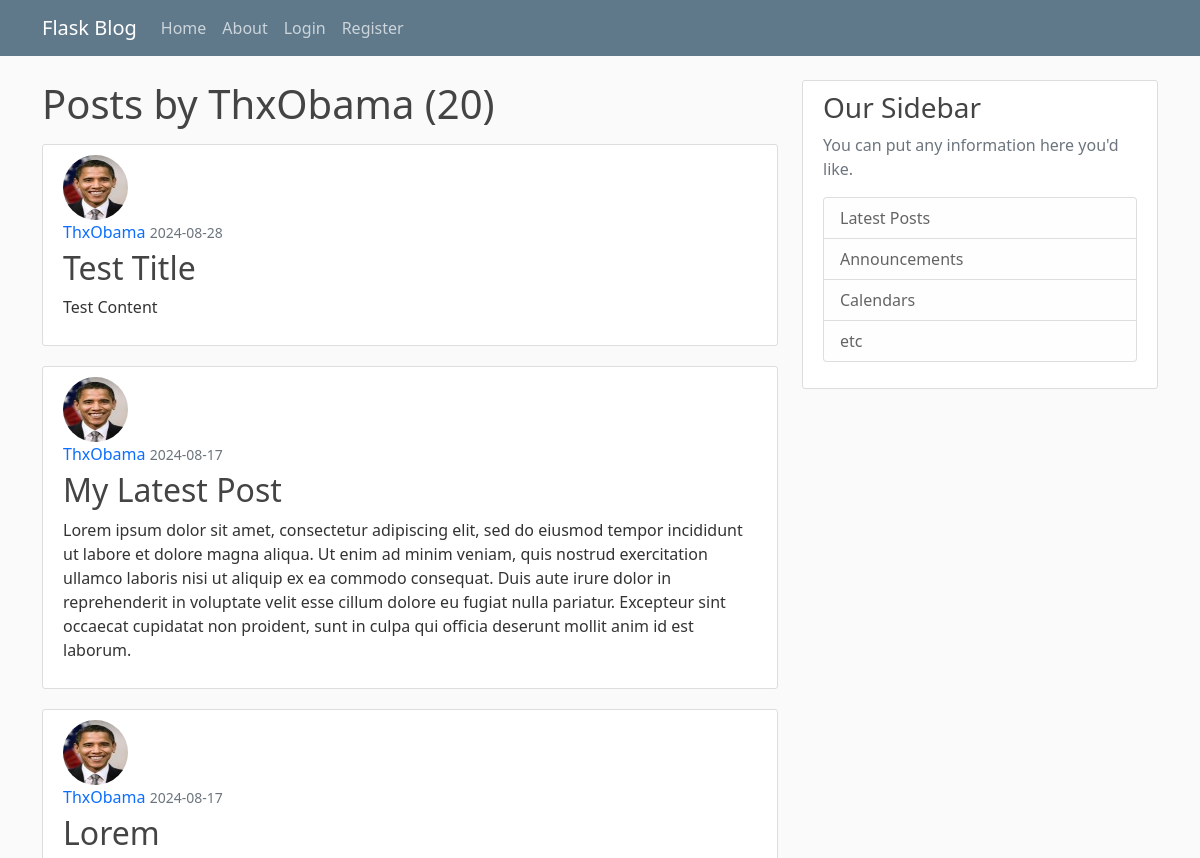
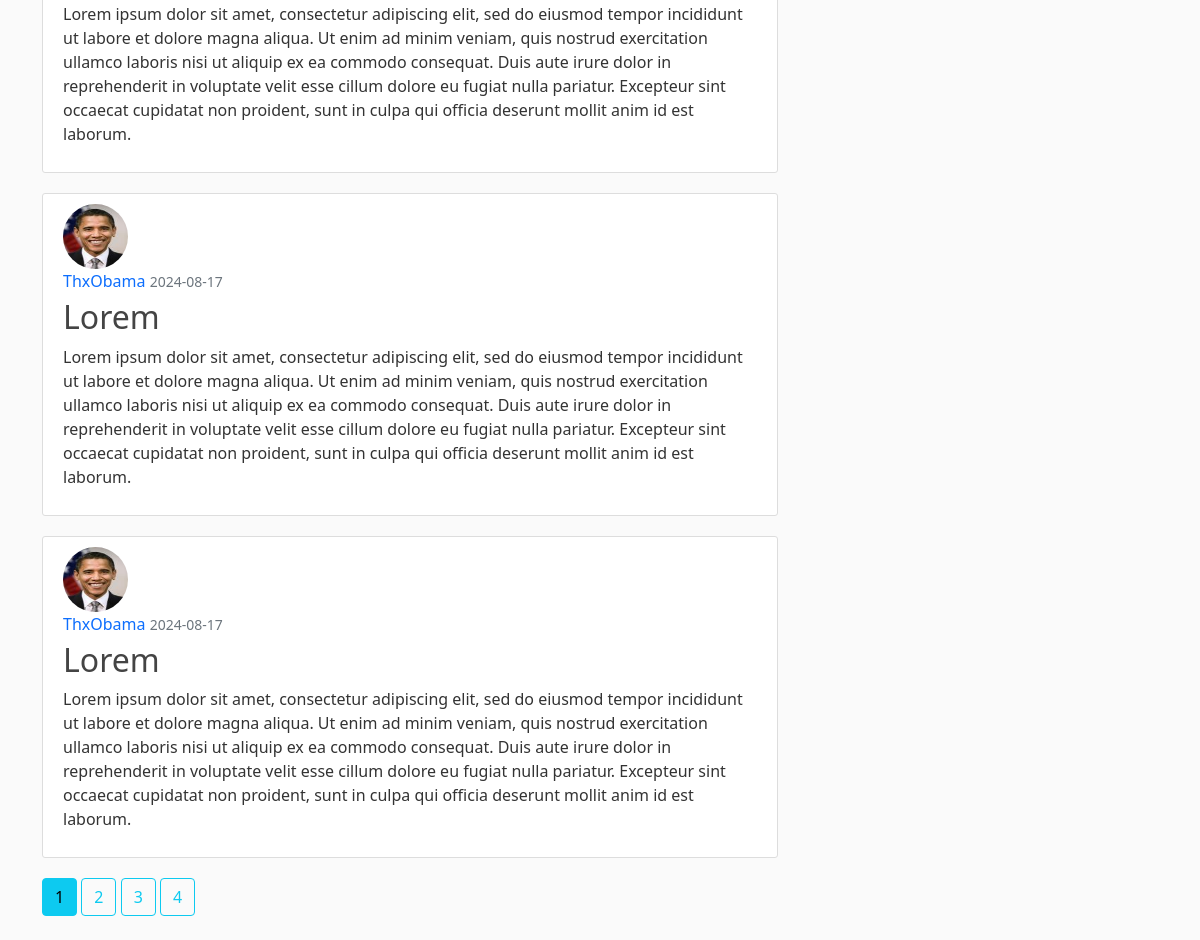
The app's page /user/ThxObama with its own data (2 pictures, top to bottom).
### flaskblog/models.py (models this page shows, shortened)
class User(db.Model, UserMixin):
    id = db.Column(db.Integer, primary_key=True)
    username = db.Column(db.String(20),unique=True, nullable=False)
    email = db.Column(db.String(120),unique=True, nullable=False)
    image_file = db.Column(db.String(20), nullable=False, default='default.jpg')
    password = db.Column(db.String(60), nullable=False)
    posts = db.relationship('Post', backref='author', lazy=True)

class Post(db.Model):
    id = db.Column(db.Integer, primary_key=True)
    title = db.Column(db.String(100), nullable=False)
    date_posted = db.Column(db.DateTime, nullable=True, default=datetime.utcnow)
    content = db.Column(db.Text, nullable=False)
    user_id = db.Column(db.Integer, db.ForeignKey('user.id'), nullable=False)

### flaskblog/users/routes.py (the view)
@users.route("/user/<string:username>")
def user_posts(username):
    page = request.args.get('page', 1, type=int)
    user = User.query.filter_by(username=username).first_or_404()
    posts = Post.query.filter_by(author=user)\
        .order_by(Post.date_posted.desc())\
        .paginate(page=page, per_page=5)
    return render_template('user_posts.html', posts=posts, user=user)

### flaskblog/templates/user_posts.html
{% extends "layout.html" %}
{% block content %}
    <h1 class="mb-3"> Posts by {{ user.username }} ({{posts.total}}) </h1>
    {% for post in posts.items %}
            <article class="media content-section">
                <img class="rounded-circle article-img" src="{{ url_for('static', filename='profile_pics/' + post.author.image_file) }}">
              <div class="media-body">
                <div class="article-metadata">
                  <a class="mr-2" href="{{ url_for('users.user_posts', username=post.author.username) }}">{{ post.author.username }}</a>
                  <small class="text-muted">{{ post.date_posted.strftime('%Y-%m-%d') }}</small>
                </div>
                <h2><a class="article-title" href="{{ url_for('posts.post', post_id=post.id) }}">{{ post.title }}</a></h2>
                <p class="article-content">{{ post.content }}</p>
              </div>
            </article>
    {% endfor %}
    {% for page_num in posts.iter_pages(left_edge=1, right_edge=1, left_current=1, right_current=2) %}
        {% if page_num %}
            {% if posts.page == page_num %}
                <a class="btn btn-info mb-4" href="{{ url_for('users.user_posts', username=user.username, page=page_num) }}">{{ page_num }}</a>
            {% else %}
                <a class="btn btn-outline-info mb-4" href="{{ url_for('users.user_posts', username=user.username, page=page_num) }}">{{ page_num }}</a>
            {% endif %}
        {% else %}
            ...
        {% endif %}
    {% endfor %}
{% endblock content %}

### flaskblog/templates/layout.html (shortened to what this page needs)
<!DOCTYPE html>
<html>
<head>
    <link href="https://cdn.jsdelivr.net/npm/bootstrap@5.0.2/dist/css/bootstrap.min.css" rel="stylesheet">
    <link rel="stylesheet" type="text/css" href="{{ url_for('static', filename='main.css') }}">
</head>
<body>
    <header class="site-header">
      <nav class="navbar navbar-expand-md navbar-dark bg-steel fixed-top">
        <div class="container">
          <a class="navbar-brand mr-4" href="/">Flask Blog</a>
          <div class="collapse navbar-collapse" id="navbarToggle">
            <div class="navbar-nav mr-auto">
              <a class="nav-item nav-link" href="{{ url_for('main.home') }}">Home</a>
              <a class="nav-item nav-link" href="{{ url_for('main.about') }}">About</a>
            </div>
            <div class="navbar-nav">
                {% if current_user.is_authenticated %}
                   <a class="nav-item nav-link" href="{{ url_for('posts.new_post') }}">New Post</a>
                   <a class="nav-item nav-link" href="{{ url_for('users.account') }}">Account</a>
                   <a class="nav-item nav-link" href="{{ url_for('users.logout') }}">Logout</a>
                {% else %}
                    <a class="nav-item nav-link" href="{{ url_for('users.login') }}">Login</a>
                    <a class="nav-item nav-link" href="{{ url_for('users.register') }}">Register</a>
                {% endif %}
            </div>
          </div>
        </div>
      </nav>
    </header>
    <main role="main" class="container">
      <div class="row">
        <div class="col-md-8">
          {% block content %}{% endblock %}
        </div>
        <div class="col-md-4">
          <div class="content-section">
            <h3>Our Sidebar</h3>
            <p class='text-muted'>You can put any information here you'd like.
              <ul class="list-group">
                <li class="list-group-item list-group-item-light">Latest Posts</li>
                <li class="list-group-item list-group-item-light">Announcements</li>
                <li class="list-group-item list-group-item-light">Calendars</li>
                <li class="list-group-item list-group-item-light">etc</li>
              </ul>
            </p>
          </div>
        </div>
      </div>
    </main>

### flaskblog/static/main.css (style rules this page uses)
body { background: #fafafa; color: #333333; margin-top: 5rem; }
h1, h2, h3, h4, h5, h6 { color: #444444; }
.bg-steel { background-color: #5f788a; }
.site-header .navbar-nav .nav-link { color: #cbd5db; }
.content-section { background: #ffffff; padding: 10px 20px; border: 1px solid #dddddd; border-radius: 3px; margin-bottom: 20px; }
.article-title { color: #444444; }
.article-content { white-space: pre-line; }
.article-img { height: 65px; width: 65px; margin-right: 16px; }
.article-metadata { padding-bottom: 1px; margin-bottom: 4px; border-bottom: 1px solid #e3e3e3 text-decoration: none; }
a { text-decoration: none; }

### records on screen
User: username "ThxObama"
Post: image_file (picture), author.username "ThxObama", date_posted "2024-08-28", title "Test Title", content "Test Content"
Post: image_file (picture), author.username "ThxObama", date_posted "2024-08-17", title "My Latest Post", content "Lorem ipsum dolor sit amet, consectetur adipiscing elit, sed do eiusmod tempor incididunt ut labore et dolore magna aliqua. Ut enim ad minim veniam, quis nostrud exercitation ullamco laboris nisi ut aliquip ex ea commodo consequat. Duis aute irure dolor in reprehenderit in voluptate velit esse cillum dolore eu fugiat nulla pariatur. Excepteur sint occaecat cupidatat non proident, sunt in culpa qui officia deserunt mollit anim id est laborum."
Post: image_file (picture), author.username "ThxObama", date_posted "2024-08-17", title "Lorem", content "Lorem ipsum dolor sit amet, consectetur adipiscing elit, sed do eiusmod tempor incididunt ut labore et dolore magna aliqua. Ut enim ad minim veniam, quis nostrud exercitation ullamco laboris nisi ut aliquip ex ea commodo consequat. Duis aute irure dolor in reprehenderit in voluptate velit esse cillum dolore eu fugiat nulla pariatur. Excepteur sint occaecat cupidatat non proident, sunt in culpa qui officia deserunt mollit anim id est laborum."
Post: image_file (picture), author.username "ThxObama", date_posted "2024-08-17", title "Lorem", content "Lorem ipsum dolor sit amet, consectetur adipiscing elit, sed do eiusmod tempor incididunt ut labore et dolore magna aliqua. Ut enim ad minim veniam, quis nostrud exercitation ullamco laboris nisi ut aliquip ex ea commodo consequat. Duis aute irure dolor in reprehenderit in voluptate velit esse cillum dolore eu fugiat nulla pariatur. Excepteur sint occaecat cupidatat non proident, sunt in culpa qui officia deserunt mollit anim id est laborum."
Post: image_file (picture), author.username "ThxObama", date_posted "2024-08-17", title "Lorem", content "Lorem ipsum dolor sit amet, consectetur adipiscing elit, sed do eiusmod tempor incididunt ut labore et dolore magna aliqua. Ut enim ad minim veniam, quis nostrud exercitation ullamco laboris nisi ut aliquip ex ea commodo consequat. Duis aute irure dolor in reprehenderit in voluptate velit esse cillum dolore eu fugiat nulla pariatur. Excepteur sint occaecat cupidatat non proident, sunt in culpa qui officia deserunt mollit anim id est laborum."

### other values on screen
{{ posts.total }} "20"
{{ page_num }} "1"
{{ page_num }} "2" "3" "4"
